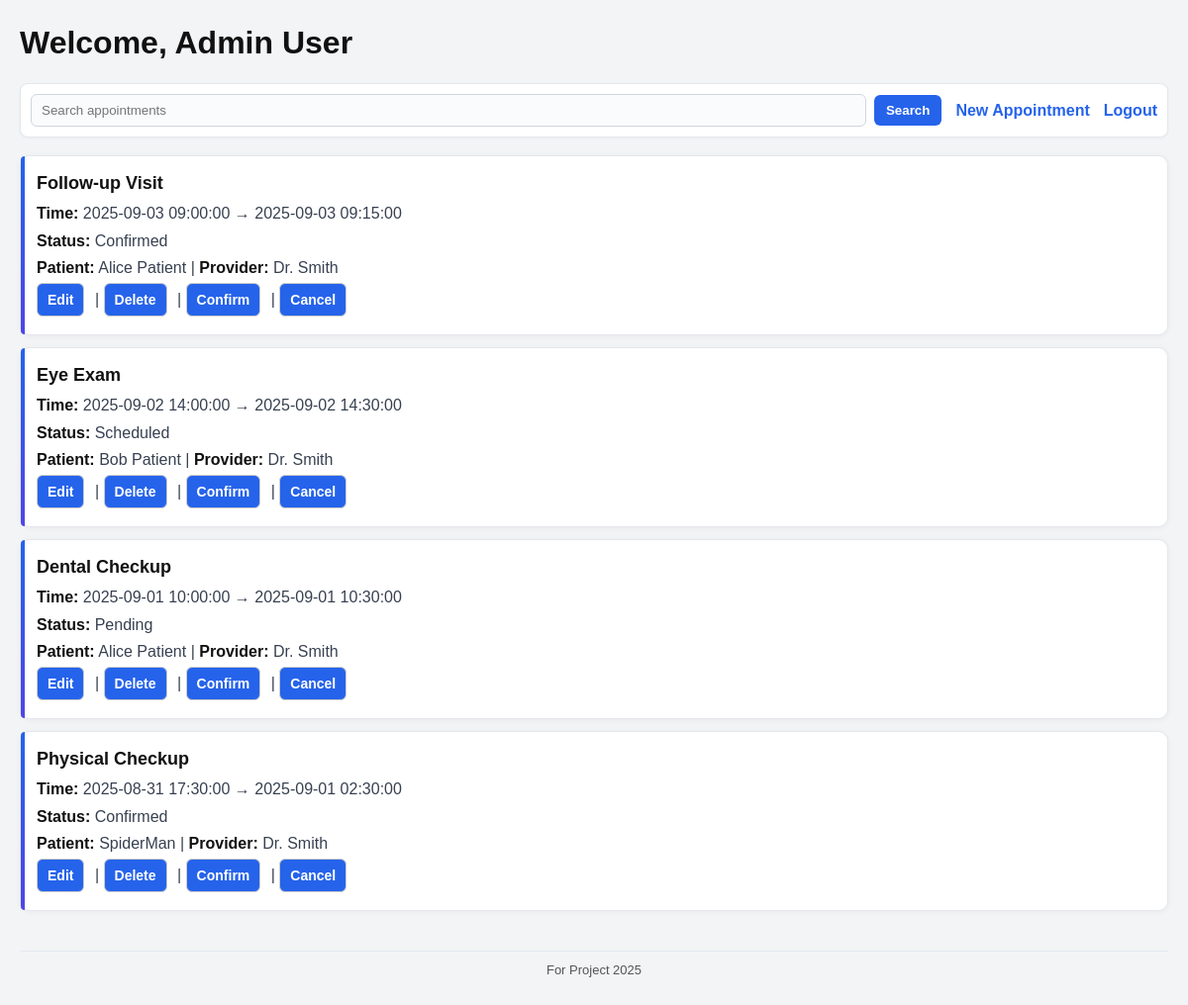
Page /pages/home.php (signed in) on the committed database.
### tables this page shows
CREATE TABLE `appointments` (
  `id` int(11) NOT NULL,
  `title` varchar(255) NOT NULL,
  `notes` text DEFAULT NULL,
  `start_at` datetime NOT NULL,
  `end_at` datetime NOT NULL,
  `status_id` int(11) NOT NULL,
  `created_by` int(11) NOT NULL,
  `assigned_to` int(11) NOT NULL
);

CREATE TABLE `appointment_status` (
  `id` int(11) NOT NULL,
  `name` varchar(50) NOT NULL
);

CREATE TABLE `users` (
  `id` int(11) NOT NULL,
  `full_name` varchar(100) NOT NULL,
  `email` varchar(100) NOT NULL,
  `password` varchar(255) NOT NULL,
  `role` enum('patient','provider','admin') NOT NULL
);

### common.php (called while the page is built)
<?php
function escape($data) {
    $data = trim($data);
    $data = stripslashes($data);
    $data = htmlspecialchars($data, ENT_QUOTES, 'UTF-8');
    return $data;
}

### classes/AppointmentList.php (called while the page is built, shortened)
<?php
class AppointmentList {
    public function getAppointments($pdo, $userId, $role, $term = '') {
        if ($role === 'patient') {
            $stmt = $pdo->prepare(
                "SELECT a.id, a.title, a.start_at, a.end_at, s.name AS status_name,
                        p.full_name AS patient, d.full_name AS provider
                 FROM appointments a
                 JOIN appointment_status s ON s.id = a.status_id
                 JOIN users p ON p.id = a.created_by
                 JOIN users d ON d.id = a.assigned_to
                 WHERE a.created_by = ?
                   AND (a.title LIKE ? OR a.notes LIKE ?)
                 ORDER BY a.start_at DESC"
            );
            $stmt->execute([$userId, "%$term%", "%$term%"]);
        } else {
            $stmt = $pdo->prepare(
                "SELECT a.id, a.title, a.start_at, a.end_at, s.name AS status_name,
                        p.full_name AS patient, d.full_name AS provider
                 FROM appointments a
                 JOIN appointment_status s ON s.id = a.status_id
                 JOIN users p ON p.id = a.created_by
                 JOIN users d ON d.id = a.assigned_to
                 WHERE (a.title LIKE ? OR a.notes LIKE ?)
                 ORDER BY a.start_at DESC"
            );
            $stmt->execute(["%$term%", "%$term%"]);
        }
        return $stmt->fetchAll();
    }
}

### pages/home.php (the view, shortened to what this page needs)
<?php
require_once '../src/db_connect.php';
require_once '../common.php';
require_once '../classes/AppointmentList.php';
$user = $_SESSION['user'];
$term = trim($_GET['q'] ?? '');
$list = new AppointmentList();
$rows = $list->getAppointments($pdo, $user['id'], $user['role'], $term);
require_once '../partials/header.php';
?>
<h1>Welcome, <?= escape($user['name']) ?></h1>
<form method="get">
  <input type="text" name="q" value="<?= escape($term) ?>" placeholder="Search appointments">
  <button>Search</button>
  <a href="create.php">New Appointment</a>
  <a href="logout.php">Logout</a>
</form>
<?php if (!$rows): ?>
  <p>No appointments found.</p>
<?php else: ?>
  <?php foreach ($rows as $row): ?>
    <div class="appointment">
      <h3><?= escape($row['title']) ?></h3>
      <p><strong>Time:</strong> <?= escape($row['start_at']) ?> → <?= escape($row['end_at']) ?></p>
      <p><strong>Status:</strong> <?= escape($row['status_name']) ?></p>
      <p><strong>Patient:</strong> <?= escape($row['patient']) ?> |
         <strong>Provider:</strong> <?= escape($row['provider']) ?></p>
      <p>
        <a href="edit.php?id=<?= escape($row['id']) ?>">Edit</a> |
        <a href="delete.php?id=<?= escape($row['id']) ?>">Delete</a>
        <?php if ($user['role'] === 'admin'): ?>
          | <a href="confirm.php?id=<?= escape($row['id']) ?>">Confirm</a>
          | <a href="cancel.php?id=<?= escape($row['id']) ?>">Cancel</a>
        <?php endif; ?>
      </p>
    </div>
  <?php endforeach; ?>
<?php endif; ?>
<?php require_once '../partials/footer.php'; ?>

### partials/header.php (shortened to what this page needs)
<!DOCTYPE html>
<html>
<head>
  <link rel="stylesheet" href="../assets/css/home.css">
</head>
<body>

### partials/footer.php
<hr style="border:0;border-top:1px solid #e2e8f0;margin:40px 0 10px;">
<p style="text-align:center;color:#555;font-size:13px;margin:0 0 20px;">
  For Project 2025
</p>
</body>
</html>

### assets/css/home.css (style rules this page uses)
body { font-family: Arial, sans-serif; background: #f3f4f6; margin: 0; padding: 20px; color: #111; line-height: 1.45; }
h1 { margin: 0 0 18px; }
form { display: flex; align-items: center; gap: 8px; margin: 0 0 18px; padding: 10px; background: #fff; border: 1px solid #e5e7eb; border-radius: 8px; box-shadow: 0 1px 3px rgba(0,0,0,.04); }
input[type="text"] { flex: 1 1 320px; padding: 8px 10px; border: 1px solid #cfd6e0; border-radius: 6px; background: #fafbfd; }
button { padding: 8px 12px; border: none; background: #2563eb; color: #fff; border-radius: 6px; cursor: pointer; font-weight: 600; }
form a { margin-left: 6px; color: #2563eb; text-decoration: none; font-weight: 600; }
.appointment { position: relative; background: #fff; border: 1px solid #e5e7eb; border-radius: 10px; padding: 14px 16px; margin-bottom: 12px; box-shadow: 0 1px 6px rgba(0,0,0,.05); }
.appointment::before { content: ""; position: absolute; left: 0; top: 0; bottom: 0; width: 4px; border-radius: 10px 0 0 10px; background: linear-gradient(180deg, #2563eb, #4f46e5); }
.appointment h3 { margin: 0 0 6px; font-size: 18px; }
.appointment p { margin: 4px 0; color: #374151; }
.appointment p strong { color: #111; }
.appointment p:last-child a { display: inline-block; padding: 6px 10px; margin-right: 6px; border-radius: 6px; font-size: 14px; font-weight: 600; text-decoration: none; border: 1px solid #ccc; background: #2563eb; color: #fff; }

### rows in the picture
appointments: title "Follow-up Visit", start_at "2025-09-03 09:00:00", end_at "2025-09-03 09:15:00", status.name "Confirmed", created_by.full_name "Alice Patient", assigned_to.full_name "Dr. Smith"
appointments: title "Eye Exam", start_at "2025-09-02 14:00:00", end_at "2025-09-02 14:30:00", status.name "Scheduled", created_by.full_name "Bob Patient", assigned_to.full_name "Dr. Smith"
appointments: title "Dental Checkup", start_at "2025-09-01 10:00:00", end_at "2025-09-01 10:30:00", status.name "Pending", created_by.full_name "Alice Patient", assigned_to.full_name "Dr. Smith"
appointments: title "Physical Checkup", start_at "2025-08-31 17:30:00", end_at "2025-09-01 02:30:00", status.name "Confirmed", created_by.full_name "SpiderMan", assigned_to.full_name "Dr. Smith"

### other values in the picture
$user['name'] "Admin User"
